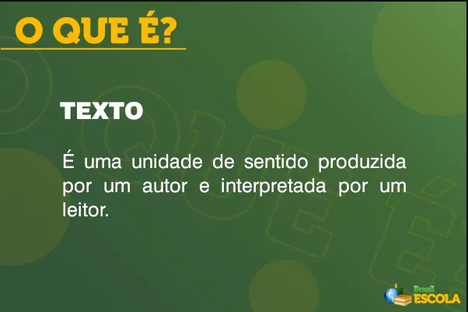
#> input picture imgs/texto.png, 468 x 312 px, shrunk from 602 x 401 before the run
$ python ocr.py
#> lines starting #> are read from the running program, lines starting #| are printed output that depends on the picture; after the words box and inside, x2 and y2 are one past the last pixel; in counts of white or black regions, pixels touching at a corner belong together
#> in processamento_final, img is the input picture: shape (312, 468, 3); mean B, G, R 58.8, 105.8, 72.5
# %%
import numpy as np
import matplotlib.pyplot as plt
import cv2
import pytesseract

# %%
pytesseract.pytesseract.tesseract_cmd = 'D:\\Program Files\\Tesseract-OCR\\tesseract.exe'

# %%
def processar_imagem(image, threshold=150, gaussian_size=3, gaussian_sigma=3, median_size=1, invert=False, dilate_size=3, dilate_it=1, erode_size=3, erode_it=1):
#> called with threshold = 150, gaussian_size = 3, gaussian_sigma = 3, median_size = 1, invert = False, dilate_size = 3, dilate_it = 1, erode_size = 3
    proc_img = image.copy()
    proc_img = cv2.cvtColor(proc_img, cv2.COLOR_BGR2GRAY)

    thresh_type = cv2.THRESH_BINARY
    proc_img = cv2.threshold(proc_img, threshold, 255, thresh_type)[1]
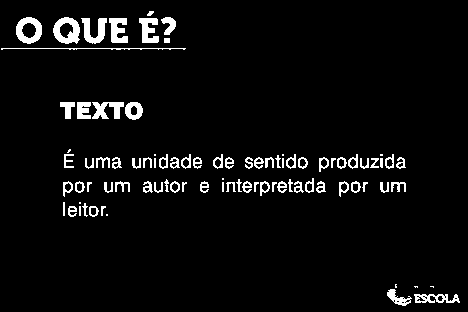
#> proc_img: shape (312, 468); 4.8% white; 88 white regions (10 under 20 px), largest, box (x1, y1, x2, y2) and area: (53, 17, 80, 44) 442, (16, 17, 42, 44) 403, (81, 18, 107, 44) 367

    if invert:
        proc_img = 255 - proc_img

    proc_img = cv2.GaussianBlur(proc_img, (gaussian_size, gaussian_size), gaussian_sigma)
    proc_img = cv2.medianBlur(proc_img, median_size)

    kernel_dilate = cv2.getStructuringElement(cv2.MORPH_DILATE, (dilate_size, dilate_size))
    kernel_erode = cv2.getStructuringElement(cv2.MORPH_ERODE, (erode_size, erode_size))

    proc_img = cv2.dilate(proc_img, kernel_dilate, iterations=dilate_it)
    proc_img = cv2.erode(proc_img, kernel_erode, iterations=erode_it)

    return proc_img

# %%
def extrair_texto_imagem(image):
    custom_config = r'--oem 3 --psm 6'
    texto = pytesseract.image_to_string(image, config=custom_config)
    return texto

# %%
def processamento_texto(texto: str, limite_caracteres=3, remover_numeros=False, remover_especiais=False):
    texto = texto.replace('  ', ' ').replace('\n\n', '\n').strip()

    if (remover_numeros):
        texto = ''.join(c for c in texto if not c.isdigit())

    if (remover_especiais):
        texto = ''.join(c for c in texto if c.isalnum() or c in ' \n')


    texto = '\n'.join(list(filter(lambda x: len(x) >= limite_caracteres, map(lambda x: x.strip(), texto.split('\n')))))

    return texto

# %%
def processamento_final(file: str, threshold=150, gaussian_size=3, gaussian_sigma=3, median_size=1, invert=False, dilate_size=3, dilate_it=1, erode_size=3, erode_it=1,
                        limite_caracteres=3, remover_numeros=False, remover_especiais=False):
    img = cv2.imread(file, cv2.IMREAD_COLOR)
    _, axis = plt.subplots(1, 2)
    axis[0].imshow(cv2.cvtColor(img, cv2.COLOR_BGR2RGB))

    img = processar_imagem(img, threshold, gaussian_size, gaussian_sigma, median_size, invert, dilate_size, dilate_it, erode_size, erode_it)

    axis[1].imshow(img, cmap='gray')
    return processamento_texto(extrair_texto_imagem(img), limite_caracteres, remover_numeros, remover_especiais)

# %%
print(processamento_final('imgs/texto.png'))
#> (the call stopped at in extrair_texto_imagem, `texto = pytesseract.image_to_string(image, config=custom_config)`: pytesseract is not available in this run)

# %%
print(processamento_final('imgs/bh.png', threshold=200))
#> call 2 of processamento_final, with file = 'imgs/bh.png', threshold = 200, gaussian_size = 3, gaussian_sigma = 3, median_size = 1, invert = False, dilate_size = 3, dilate_it = 1
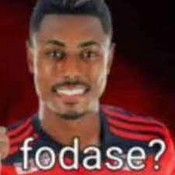
#> input picture imgs/bh.png, 175 x 175 px, shrunk from 225 x 225 before the run
#> in processamento_final, img is the input picture: shape (175, 175, 3); mean B, G, R 50.3, 54.3, 102.5
#> call 2 of processar_imagem, with threshold = 200, gaussian_size = 3, gaussian_sigma = 3, median_size = 1, invert = False, dilate_size = 3, dilate_it = 1, erode_size = 3
#> in processar_imagem (call 2), `proc_img = cv2.threshold(proc_img, threshold, 255, thresh_type)[1]`: proc_img: shape (175, 175); 2.4% white in thin lines or dots, all inside (x1, y1, x2, y2) = (18, 54, 164, 173)
#> in processar_imagem (call 2), `proc_img = cv2.erode(proc_img, kernel_erode, iterations=erode_it)`:
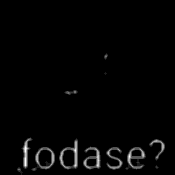
#> proc_img: shape (175, 175); min 0, max 255, mean 4.7
#> (the call stopped at in extrair_texto_imagem, `texto = pytesseract.image_to_string(image, config=custom_config)`: pytesseract is not available in this run)

# %%
texto = processamento_final('imgs/fake_png_crianca.png', threshold=120, erode_size=5, erode_it=3, dilate_size=2, dilate_it=3)
#> call 3 of processamento_final, with file = 'imgs/fake_png_crianca.png', threshold = 120, gaussian_size = 3, gaussian_sigma = 3, median_size = 1, invert = False, dilate_size = 2, dilate_it = 3
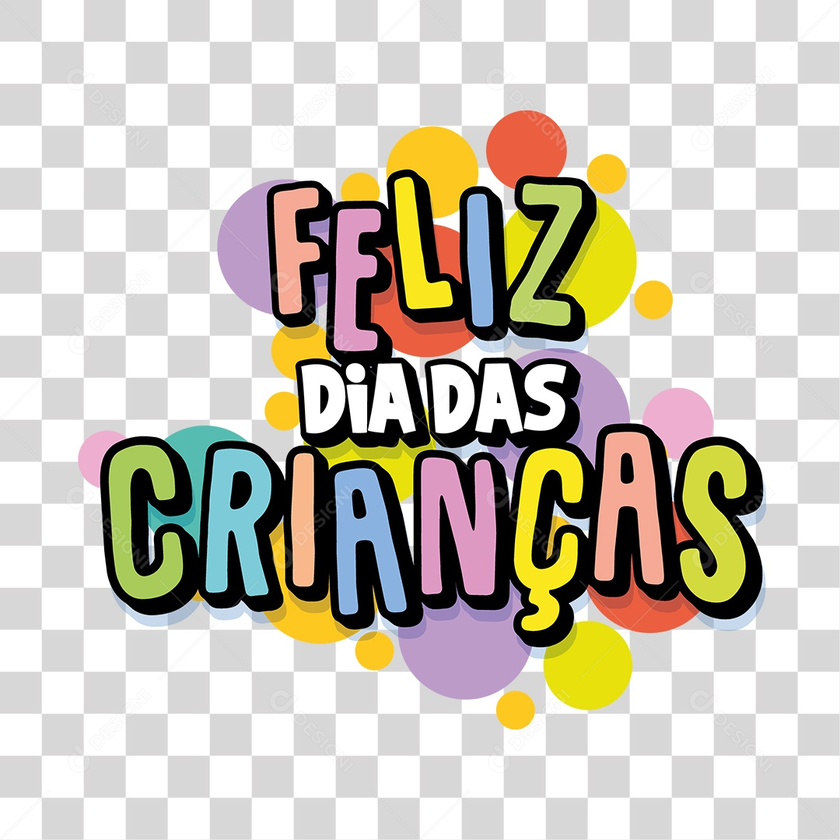
#> input picture imgs/fake_png_crianca.png, 840 x 840 px, shrunk from 1080 x 1080 before the run
#> in processamento_final, img is the input picture: shape (840, 840, 3); mean B, G, R 183.9, 196.3, 202
#> call 3 of processar_imagem, with threshold = 120, gaussian_size = 3, gaussian_sigma = 3, median_size = 1, invert = False, dilate_size = 2, dilate_it = 3, erode_size = 5
#> in processar_imagem (call 3), `proc_img = cv2.threshold(proc_img, threshold, 255, thresh_type)[1]`:
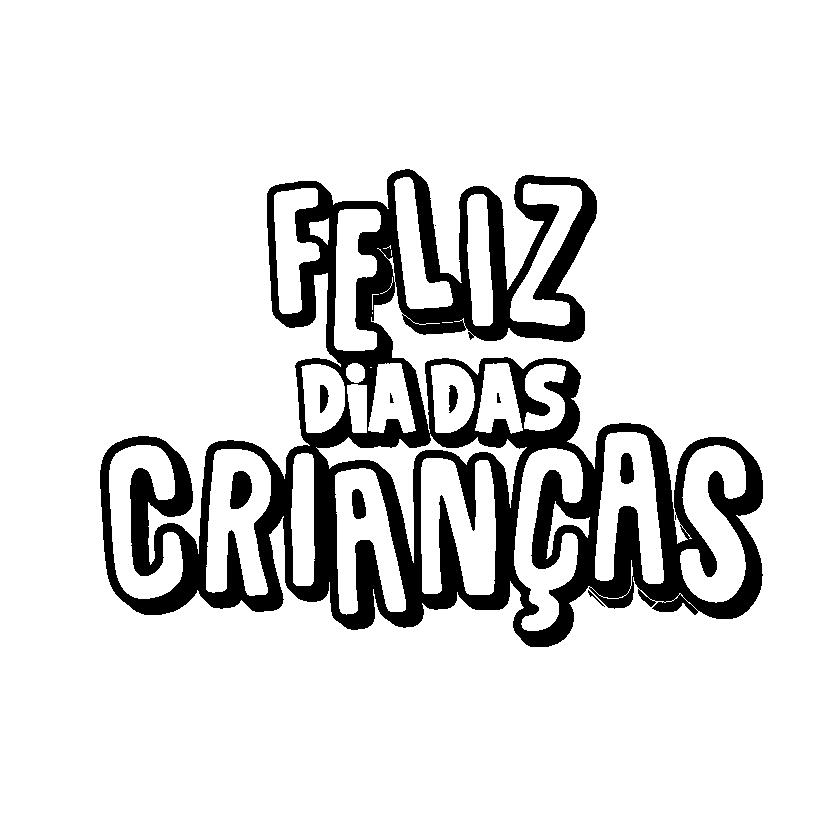
#> proc_img: shape (840, 840); 87.6% white; 10 black regions (1 under 20 px), largest, box (x1, y1, x2, y2) and area: (100, 169, 763, 647) 85869, (230, 471, 252, 509) 651, (620, 453, 634, 484) 355
#> in processar_imagem (call 3), `proc_img = cv2.dilate(proc_img, kernel_dilate, iterations=dilate_it)`:
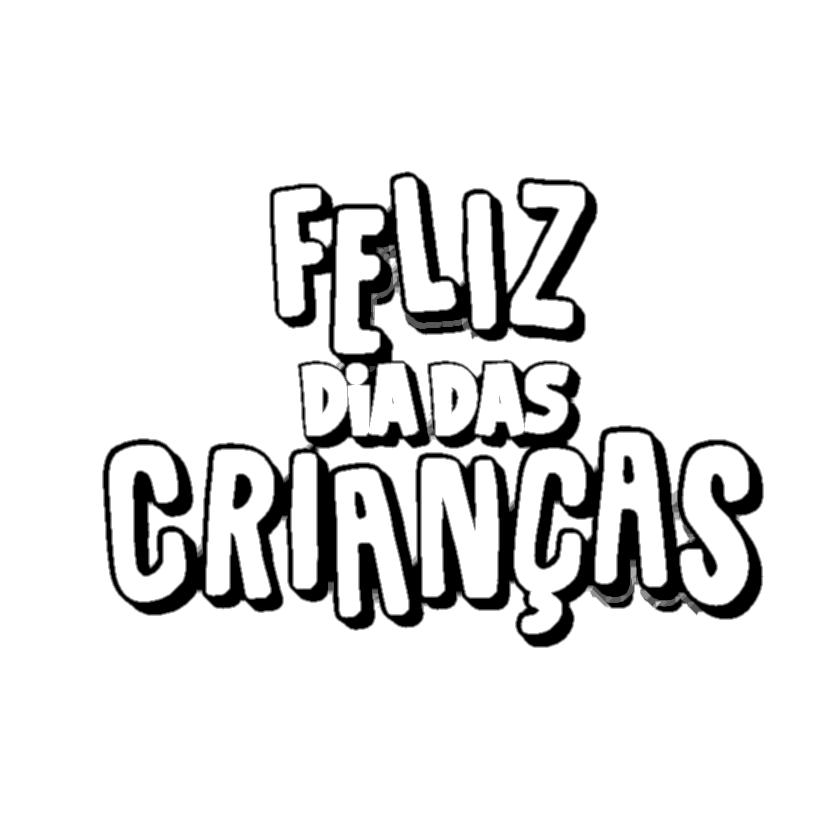
#> proc_img: shape (840, 840); min 0, max 255, mean 231.4
#> in processar_imagem (call 3), `proc_img = cv2.erode(proc_img, kernel_erode, iterations=erode_it)`:
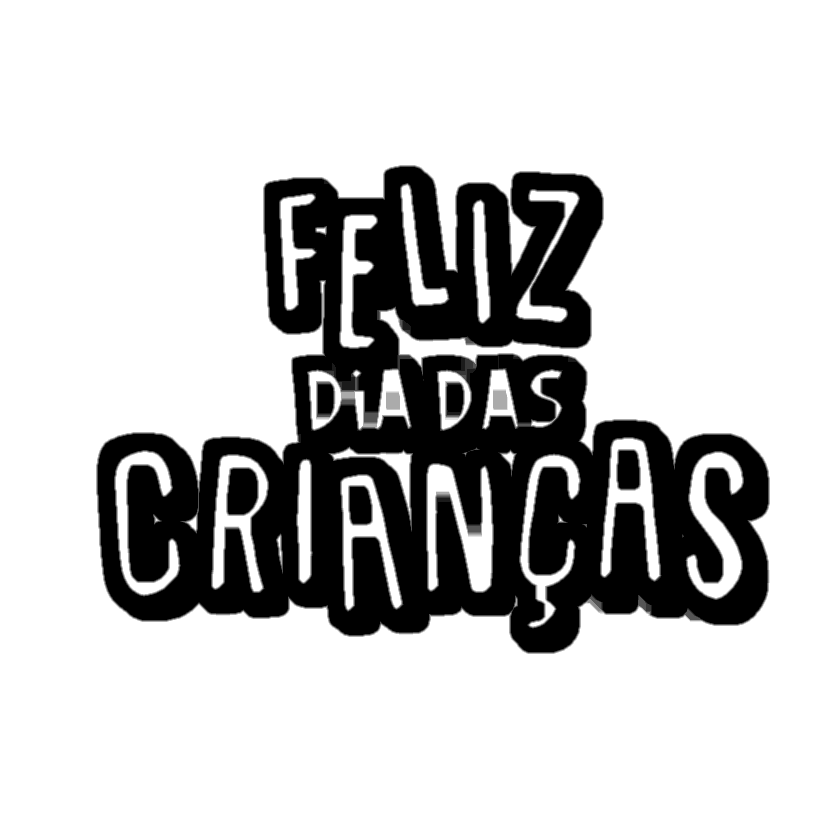
#> proc_img: shape (840, 840); min 0, max 255, mean 198.6
#> (the run stopped early here; a loop or call above may not have finished)
